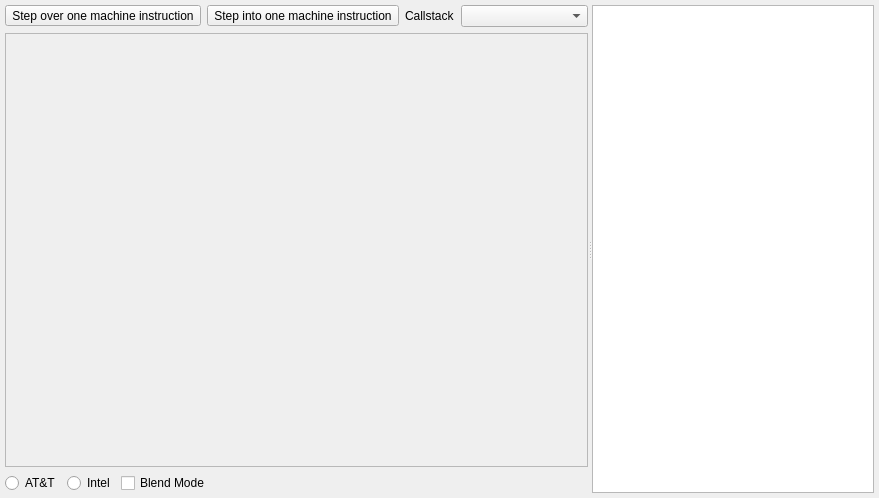
<?xml version="1.0" encoding="UTF-8"?>
<ui version="4.0">
 <class>CPUDialog</class>
 <widget class="QDialog" name="CPUDialog">
  <property name="geometry">
   <rect>
    <x>0</x>
    <y>0</y>
    <width>879</width>
    <height>498</height>
   </rect>
  </property>
  <property name="windowTitle">
   <string>CPU Info</string>
  </property>
  <layout class="QHBoxLayout" name="horizontalLayout">
   <property name="leftMargin">
    <number>5</number>
   </property>
   <property name="topMargin">
    <number>5</number>
   </property>
   <property name="rightMargin">
    <number>5</number>
   </property>
   <property name="bottomMargin">
    <number>5</number>
   </property>
   <item>
    <widget class="QSplitter" name="splitter">
     <property name="orientation">
      <enum>Qt::Horizontal</enum>
     </property>
     <widget class="QWidget" name="widget" native="true">
      <property name="sizePolicy">
       <sizepolicy hsizetype="Preferred" vsizetype="Preferred">
        <horstretch>0</horstretch>
        <verstretch>0</verstretch>
       </sizepolicy>
      </property>
      <layout class="QVBoxLayout" name="verticalLayout">
       <property name="leftMargin">
        <number>0</number>
       </property>
       <property name="topMargin">
        <number>0</number>
       </property>
       <property name="rightMargin">
        <number>0</number>
       </property>
       <property name="bottomMargin">
        <number>0</number>
       </property>
       <item>
        <widget class="QWidget" name="widget_2" native="true">
         <layout class="QHBoxLayout" name="horizontalLayout_2">
          <property name="leftMargin">
           <number>0</number>
          </property>
          <property name="topMargin">
           <number>0</number>
          </property>
          <property name="rightMargin">
           <number>0</number>
          </property>
          <property name="bottomMargin">
           <number>0</number>
          </property>
          <item>
           <widget class="QToolButton" name="btnStepOverInstruction">
            <property name="toolTip">
             <string>Step over one machine instruction</string>
            </property>
            <property name="text">
             <string>Step over one machine instruction</string>
            </property>
            <property name="toolButtonStyle">
             <enum>Qt::ToolButtonIconOnly</enum>
            </property>
           </widget>
          </item>
          <item>
           <widget class="QToolButton" name="btnStepIntoInstruction">
            <property name="toolTip">
             <string>Step into one machine instruction</string>
            </property>
            <property name="text">
             <string>Step into one machine instruction</string>
            </property>
           </widget>
          </item>
          <item>
           <widget class="QLabel" name="label">
            <property name="text">
             <string>Callstack</string>
            </property>
           </widget>
          </item>
          <item>
           <widget class="QComboBox" name="cbCallStack">
            <property name="sizePolicy">
             <sizepolicy hsizetype="Expanding" vsizetype="Fixed">
              <horstretch>0</horstretch>
              <verstretch>0</verstretch>
             </sizepolicy>
            </property>
            <property name="insertPolicy">
             <enum>QComboBox::NoInsert</enum>
            </property>
           </widget>
          </item>
         </layout>
        </widget>
       </item>
       <item>
        <widget class="Editor" name="txtCode">
         <property name="sizePolicy">
          <sizepolicy hsizetype="Expanding" vsizetype="Expanding">
           <horstretch>3</horstretch>
           <verstretch>0</verstretch>
          </sizepolicy>
         </property>
         <property name="frameShape">
          <enum>QFrame::StyledPanel</enum>
         </property>
         <property name="frameShadow">
          <enum>QFrame::Raised</enum>
         </property>
        </widget>
       </item>
       <item>
        <widget class="QWidget" name="widget_3" native="true">
         <layout class="QHBoxLayout" name="horizontalLayout_3">
          <property name="leftMargin">
           <number>0</number>
          </property>
          <property name="topMargin">
           <number>0</number>
          </property>
          <property name="rightMargin">
           <number>0</number>
          </property>
          <property name="bottomMargin">
           <number>0</number>
          </property>
          <item>
           <widget class="QRadioButton" name="rdATT">
            <property name="text">
             <string>AT&amp;&amp;T</string>
            </property>
            <attribute name="buttonGroup">
             <string notr="true">buttonGroup</string>
            </attribute>
           </widget>
          </item>
          <item>
           <widget class="QRadioButton" name="rdIntel">
            <property name="text">
             <string>Intel</string>
            </property>
            <attribute name="buttonGroup">
             <string notr="true">buttonGroup</string>
            </attribute>
           </widget>
          </item>
          <item>
           <widget class="QCheckBox" name="chkBlendMode">
            <property name="text">
             <string>Blend Mode</string>
            </property>
           </widget>
          </item>
          <item>
           <spacer name="horizontalSpacer">
            <property name="orientation">
             <enum>Qt::Horizontal</enum>
            </property>
            <property name="sizeHint" stdset="0">
             <size>
              <width>40</width>
              <height>20</height>
             </size>
            </property>
           </spacer>
          </item>
         </layout>
        </widget>
       </item>
      </layout>
     </widget>
     <widget class="QTableView" name="lstRegister">
      <property name="sizePolicy">
       <sizepolicy hsizetype="Expanding" vsizetype="Expanding">
        <horstretch>0</horstretch>
        <verstretch>0</verstretch>
       </sizepolicy>
      </property>
      <property name="editTriggers">
       <set>QAbstractItemView::NoEditTriggers</set>
      </property>
      <property name="dragEnabled">
       <bool>false</bool>
      </property>
      <property name="dragDropOverwriteMode">
       <bool>false</bool>
      </property>
      <property name="dragDropMode">
       <enum>QAbstractItemView::NoDragDrop</enum>
      </property>
      <property name="defaultDropAction">
       <enum>Qt::IgnoreAction</enum>
      </property>
      <property name="alternatingRowColors">
       <bool>true</bool>
      </property>
      <property name="selectionMode">
       <enum>QAbstractItemView::SingleSelection</enum>
      </property>
      <property name="selectionBehavior">
       <enum>QAbstractItemView::SelectRows</enum>
      </property>
      <property name="textElideMode">
       <enum>Qt::ElideNone</enum>
      </property>
      <attribute name="horizontalHeaderStretchLastSection">
       <bool>true</bool>
      </attribute>
     </widget>
    </widget>
   </item>
  </layout>
 </widget>
 <customwidgets>
  <customwidget>
   <class>Editor</class>
   <extends>QFrame</extends>
   <header>src/editor.h</header>
   <container>1</container>
  </customwidget>
 </customwidgets>
 <resources/>
 <connections/>
 <buttongroups>
  <buttongroup name="buttonGroup"/>
 </buttongroups>
</ui>
